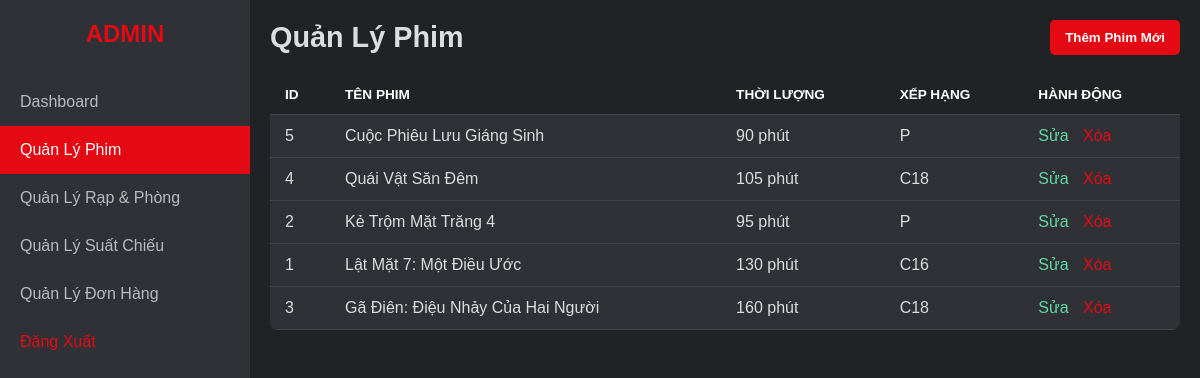
The app's page /ADMIN/films.php (signed in) with its own data.
### tables this page shows
CREATE TABLE `phim` (
  `Id` int(11) NOT NULL,
  `TenPhim` varchar(255) NOT NULL,
  `MoTa` text DEFAULT NULL,
  `TheLoai` varchar(100) DEFAULT NULL,
  `ThoiLuong` int(11) DEFAULT NULL,
  `NgayKhoiChieu` date DEFAULT NULL,
  `PosterUrl` varchar(255) DEFAULT NULL,
  `XepHang` varchar(10) DEFAULT NULL
);

### BACKEND/Database.php (called while the page is built, shortened)
<?php
class Database {
    private $host = "localhost";
    private $db_name = "bookingfilm";
    private $username = "root";
    private $password = "";
    public function getConnection() {
        $this->conn = null;
        try {
            $this->conn = new mysqli($this->host, $this->username, $this->password, $this->db_name);
            $this->conn->set_charset("utf8mb4");
        } catch(Exception $e) {
            echo "Lỗi kết nối CSDL: " . $e->getMessage();
        }
        return $this->conn;
    }
}
?>

### BACKEND/DAO/PhimDAO.php (called while the page is built, shortened)
<?php
include_once __DIR__ . '/../Database.php';
include_once __DIR__ . '/../DTO/Phim.php';
class PhimDAO {
    private $db;
    public function __construct() {
        $this->db = (new Database())->getConnection();
    }
    public function getAllPhim() {
        $sql = "SELECT * FROM Phim ORDER BY NgayKhoiChieu DESC";
        $result = $this->db->query($sql);
        $phimList = [];
        if ($result->num_rows > 0) {
            while($row = $result->fetch_assoc()) {
                $phim = new Phim();
                $phim->setId($row['Id']);
                $phim->setTenPhim($row['TenPhim']);
                $phim->setThoiLuong($row['ThoiLuong']);
                $phim->setXepHang($row['XepHang']);
                $phimList[] = $phim;
            }
        }
        return $phimList;
    }
}
?>

### BACKEND/DTO/Phim.php (called while the page is built, shortened)
<?php
class Phim {
    private $Id;
    private $TenPhim;
    private $ThoiLuong;
    private $XepHang;
    public function getId() { return $this->Id; }
    public function getTenPhim() { return $this->TenPhim; }
    public function getThoiLuong() { return $this->ThoiLuong; }
    public function getXepHang() { return $this->XepHang; }
    public function setId($id) { $this->Id = $id; }
    public function setTenPhim($tenPhim) { $this->TenPhim = $tenPhim; }
    public function setThoiLuong($thoiLuong) { $this->ThoiLuong = $thoiLuong; }
    public function setXepHang($xepHang) { $this->XepHang = $xepHang; }
}
?>

### ADMIN/films.php (the view, shortened to what this page needs)
<?php
include_once dirname(__DIR__) . '/TEMPLATES/admin_header.php';
include_once dirname(__DIR__) . '/BACKEND/DAO/PhimDAO.php';
$phimDAO = new PhimDAO();
$listPhim = $phimDAO->getAllPhim();
?>
<main class="main-content">
    <header class="main-header">
        <h1>Quản Lý Phim</h1>
        <button class="add-new-btn" id="addNewBtn">Thêm Phim Mới</button>
    </header>
    <table class="content-table">
        <thead>
            <tr>
                <th>ID</th>
                <th>Tên Phim</th>
                <th>Thời Lượng</th>
                <th>Xếp Hạng</th>
                <th>Hành Động</th>
            </tr>
        </thead>
        <tbody>
            <?php
            if (count($listPhim) > 0) {
                foreach($listPhim as $phim) {
            ?>
                <tr>
                    <td><?php echo $phim->getId(); ?></td>
                    <td><?php echo htmlspecialchars($phim->getTenPhim()); ?></td>
                    <td><?php echo $phim->getThoiLuong(); ?> phút</td>
                    <td><?php echo htmlspecialchars($phim->getXepHang()); ?></td>
                    <td>
                        <a href="#" class="action-btn">Sửa</a>
                        <form action="../BACKEND/CONTROLLER/FilmController.php" method="POST" class="delete-form">
                            <button type="submit" class="action-btn delete"
                                    onclick="return confirm('Bạn có chắc chắn muốn xóa phim này?');">
                                Xóa
                            </button>
                        </form>
                    </td>
                </tr>
            <?php
                }
            } else {
                echo "<tr><td colspan='5'>Chưa có phim nào trong cơ sở dữ liệu.</td></tr>";
            }
            ?>
        </tbody>
    </table>
</main>
<?php
include_once dirname(__DIR__) . '/TEMPLATES/admin_footer.php';
?>

### TEMPLATES/admin_header.php (style rules this page uses)
* { box-sizing: border-box; margin: 0; padding: 0; }
body { font-family: Arial, sans-serif; background-color: #202225; color: #dcddde; display: flex; min-height: 100vh; }
.main-content { flex-grow: 1; padding: 20px; }
.main-header { display: flex; justify-content: space-between; align-items: center; margin-bottom: 20px; }
.main-header h1 { font-size: 1.8rem; }
.add-new-btn { background-color: #e50914; color: white; padding: 10px 15px; border: none; border-radius: 5px; font-weight: bold; cursor: pointer; transition: background-color 0.3s; }
.content-table { width: 100%; border-collapse: collapse; background-color: #2f3136; border-radius: 8px; overflow: hidden; }
.content-table th, .content-table td { padding: 12px 15px; text-align: left; border-bottom: 1px solid #40444b; }
.content-table th { background-color: #202225; color: #fff; text-transform: uppercase; font-size: 0.85rem; }
.action-btn { color: #61d9a4; text-decoration: none; margin-right: 10px; font-weight: 500; cursor: pointer; }
.delete-form { display: inline-block; }
.action-btn.delete { color: #e50914; background: none; border: none; font: inherit; padding: 0; }

### records on screen
phim: Id "5", TenPhim "Cuộc Phiêu Lưu Giáng Sinh", ThoiLuong "90", XepHang "P"
phim: Id "4", TenPhim "Quái Vật Săn Đêm", ThoiLuong "105", XepHang "C18"
phim: Id "2", TenPhim "Kẻ Trộm Mặt Trăng 4", ThoiLuong "95", XepHang "P"
phim: Id "1", TenPhim "Lật Mặt 7: Một Điều Ước", ThoiLuong "130", XepHang "C16"
phim: Id "3", TenPhim "Gã Điên: Điệu Nhảy Của Hai Người", ThoiLuong "160", XepHang "C18"
